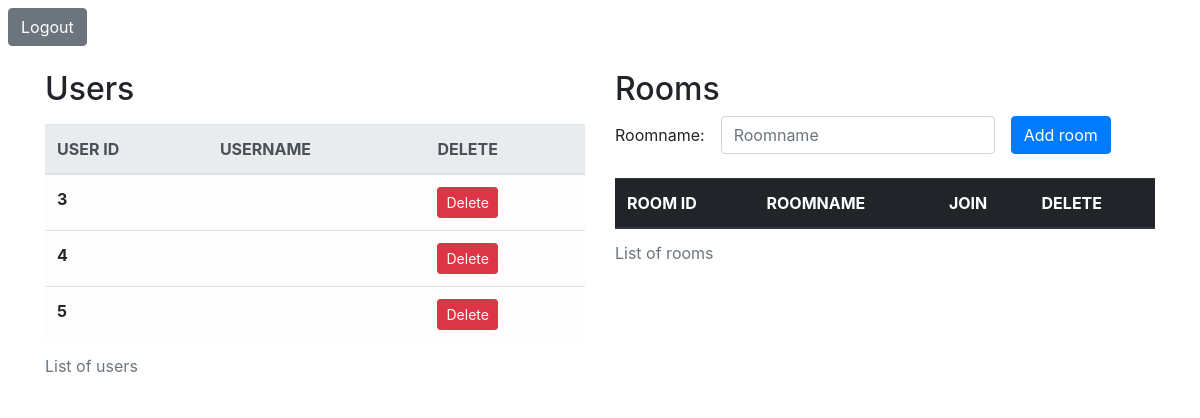
Page /api/rooms on the earlier database version.
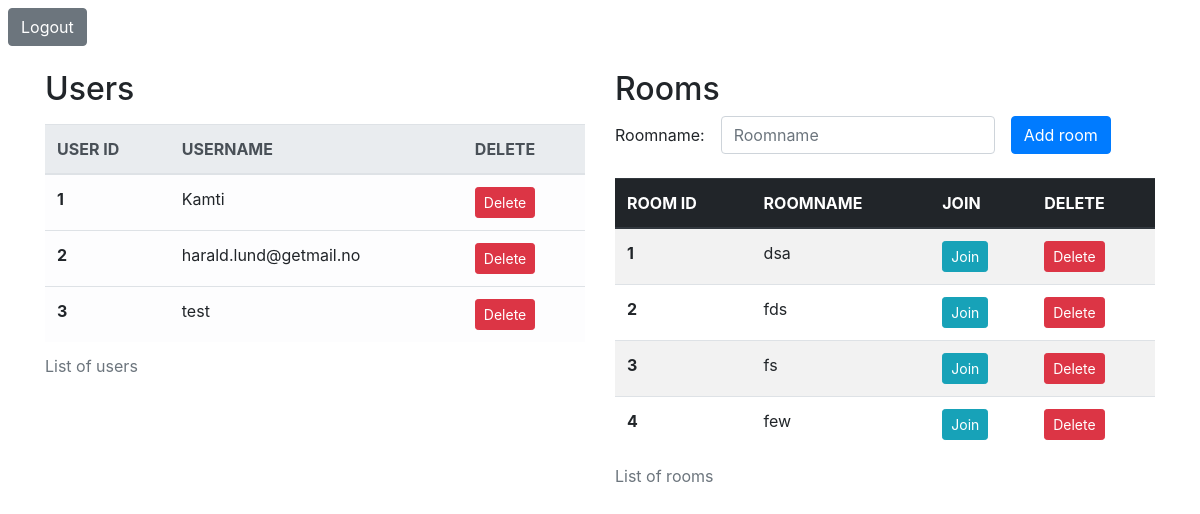
Same page on the later database version.
### app.py (models this page shows, shortened)
class UserModel(db.Model):
    user_id = db.Column(db.Integer, primary_key=True)
    username = db.Column(db.String(30), nullable=False)

class RoomModel(db.Model):
    room_id = db.Column(db.Integer, primary_key=True)
    roomname = db.Column(db.String(30), nullable=False)

### app.py (the view)
@app.route("/api/rooms", methods=['GET', 'POST'])
def addroom():
    if request.method == 'POST':
        name=request.form['roomname']
        room_id=RoomModel(roomname=name)
        room = RoomModel(room_id=room_id.room_id, roomname=name)
        db.session.add(room)
        db.session.commit()
        return render_template('index.html', uservalues=UserModel.query.all(), roomvalues=RoomModel.query.all())
    else: return render_template('index.html', uservalues=UserModel.query.all(), roomvalues=RoomModel.query.all())

### templates/index.html (shortened to what this page needs)
<!DOCTYPE html>
<html lang="en">
<head>
    <link rel="stylesheet" href="https://maxcdn.bootstrapcdn.com/bootstrap/4.0.0/css/bootstrap.min.css"
>
</head>
<body>
    <form action="/">
        <button class="btn btn-secondary m-2" type="submit">Logout</button>
    </form>
    <div class="container mt-3">
        <div class="row">
            <div class="col-sm">
                <h2>
                    Users
                </h2>
                <table class="table table-light mt-3">
                    <caption>List of users</caption>
                    <thead class="thead-light">
                        <tr>
                            <th scope="col">USER ID</th>
                            <th scope="col">USERNAME</th>
                            <th scope="col">DELETE</th>
                        </tr>
                    </thead>
                    <tbody>
                        {% for item in uservalues %}
                        <tr>
                            <th scope="row">{{item.user_id}}</th>
                            <td>{{item.username}}</td>
                            <td>
                                <form action="/api/user/{{item.user_id}}">
                                    <button class="btn btn-danger btn-sm" type="submit">Delete</button>
                                </form>
                            </td>
                        </tr>
                        {% endfor %}
                    </tbody>
                </table>
            </div>
            <div class="col-sm">
                <h2>
                    Rooms
                </h2>
                <form action="/api/rooms" method="POST" class="form-inline">
                    <div class="form-group mb-2"><span>Roomname:</span></div>
                    <div class="form-group mx-sm-3 mb-2">
                        <input type="text" class="form-control" name="roomname" id="roomname"
                            placeholder="Roomname">
                    </div>
                    <button class="btn btn-primary mb-2" type="submit">Add room</button>
                </form>
                <table class="table table-striped mt-3">
                    <caption>List of rooms</caption>
                    <thead class="thead-dark">
                        <tr>
                            <th scope="col">ROOM ID</th>
                            <th scope="col">ROOMNAME</th>
                            <th scope="col">JOIN</th>
                            <th scope="col">DELETE</th>
                        </tr>
                    </thead>
                    <tbody>
                        {% for item in roomvalues %}
                        <tr>
                            <th scope="row">{{item.room_id}}</th>
                            <td>{{item.roomname}}</td>
                            <td>
                                <form action="/api/room/{{item.room_id}}">
                                    <button class="btn btn-info btn-sm" type="submit">Join</button>
                                </form>
                            </td>
                            <td>
                                <form action="/api/roomdelete/{{item.room_id}}">
                                    <button class="btn btn-danger btn-sm" type="submit">Delete</button>
                                </form>
                            </td>
                        </tr>
                        {% endfor %}
                    </tbody>
                </table>
            </div>
        </div>
    </div>
</body>
</html>

Differences in the rows shown:
removed UserModel: user_id "4"
removed UserModel: user_id "5"
added UserModel: user_id "1", username "Kamti"
added UserModel: user_id "2", username "harald.lund@getmail.no"
changed UserModel id 3: username (not shown) → "test"
added RoomModel: room_id "1", roomname "dsa"
added RoomModel: room_id "2", roomname "fds"
added RoomModel: room_id "3", roomname "fs"
added RoomModel: room_id "4", roomname "few"
